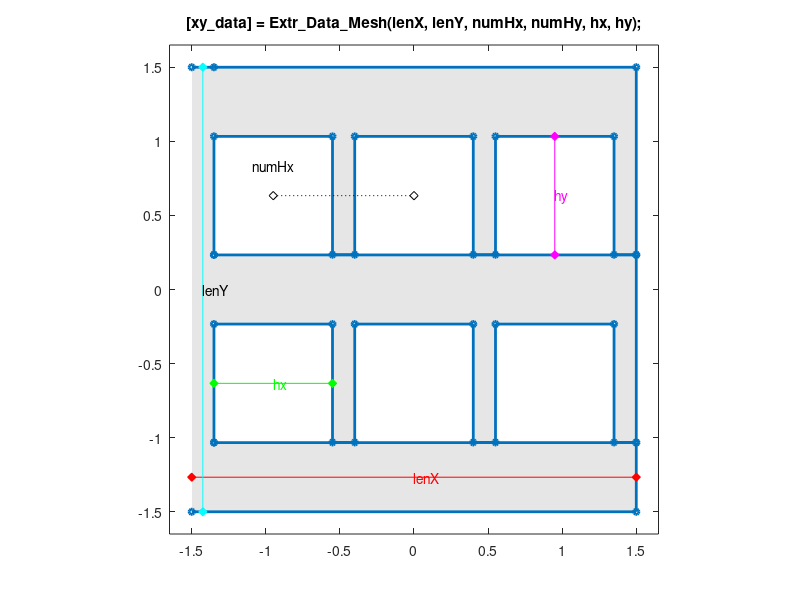

This figure's MATLAB source:
function [xy_data] = Extr_Data_Mesh(lenX, lenY, numHx, numHy, hx, hy, varargin)
%Extr_Data_Mesh Produce extrusion data for a rectangular mesh.
%   [xy_data] = Extr_Data_Mesh(lenX, lenY, numHx, numHy, hx, hy)
%   This function returns x-y data for a rectangular mesh.
%   You can specify:
%       Mesh outer width               lenX
%       Mesh outer length              lenY
%       Number of mesh holes along X   numHx
%       Number of mesh holes along Y   numHy
%       Width of mesh holes (along x)  hx
%       Length of mesh holes (along y) hy
%
%   To see a plot showing parameter values, enter the name
%   of the function with no arguments
%   >> Extr_Data_Mesh
%
%   To see a plot created with your parameter values,
%   add 'plot' as the final argument
%   >> Extr_Data_Mesh(3,3,3,2,0.8,0.8,'plot')

% Copyright 2017-2023 The MathWorks, Inc.

% Default data to show diagram
if (nargin == 0)
    lenX = 3;
    lenY = 3;
    numHx = 3;
    numHy = 2;
    hx = 0.8;
    hy = 0.8;
end

if (nargin==0 ||nargin==7)
    showplot = 'plot';
else
    showplot = 'n';
end

% Calculate extrusion data

tx = (lenX-(numHx*hx))/(numHx+1);
ty = (lenY-(numHy*hy))/(numHy+1);

self_intersect_offset = min(tx,ty)/100;


xy_data = [...
    0     0;
    lenX  0;
    lenX  ty;
    tx    ty];

for j=1:numHy
    for i=1:numHx
        append_pts = [
            tx*(i)+hx*(i-1) ty+(ty+hy)*(j-1)+self_intersect_offset;
            tx*(i)+hx*(i-1) ty+hy+(ty+hy)*(j-1);
            tx*(i)+hx*i     ty+hy+(ty+hy)*(j-1);
            tx*(i)+hx*i     ty+(ty+hy)*(j-1)+self_intersect_offset;
            ];
        xy_data = [xy_data;append_pts];
    end
    if(i==numHx)
        xy_data = [xy_data;
            lenX hy*(j-1)+ty*j+self_intersect_offset;
            lenX hy*j+ty*(j+1);
            tx   hy*j+ty*(j+1)];
    end
    if(j==numHy)
        xy_data=[xy_data;0 lenY];
    end
end

xy_data = xy_data-[lenX/2 lenY/2];

% Plot diagram to show parameters and extrusion

if (nargin == 0 || strcmpi(showplot,'plot'))
    % Figure name
    figString = ['h1_' mfilename];
    % Only create a figure if no figure exists
    figExist = 0;
    fig_hExist = evalin('base',['exist(''' figString ''')']);
    if (fig_hExist)
        figExist = evalin('base',['ishandle(' figString ') && strcmp(get(' figString ', ''type''), ''figure'')']);
    end
    if ~figExist
        fig_h = figure('Name',figString);
        assignin('base',figString,fig_h);
    else
        fig_h = evalin('base',figString);
    end
    figure(fig_h)
    clf(fig_h)
    
    % Get max axis dimension
    maxd = max(lenX,lenY);
    
    % Plot extrusion
    patch(xy_data(:,1),xy_data(:,2),[1 1 1]*0.90,'EdgeColor','none');
    hold on
    plot(xy_data(:,1),xy_data(:,2),'-','Marker','o','MarkerSize',4,'LineWidth',2);
    
    axis('equal');
    axis([-0.55 0.55 -0.55 0.55]*maxd);
    
    % Show parameters
    
    hold on
    
    plot([-0.5 0.5]*lenX,-[1 1]*(lenY-ty)/2,'r-d','MarkerFaceColor','r');
    text(0,-(lenY-ty)/2,'{\color{red}lenX}');
    
    plot(-[1 1]*(lenX-tx)/2,[-0.5 0.5]*lenY,'c-d','MarkerFaceColor','c');
    text(-(lenX-tx)/2,0,'{\color{cyan}lenY}');
    
    plot([tx tx+hx]-lenX/2,[1 1]*(ty+hy/2)-lenY/2,'g-d','MarkerFaceColor','g');
    text((tx+hx/2)-lenX/2,(ty+hy/2)-lenY/2,'{\color{green}hx}');
    
    plot([-1 -1]*(tx+hx/2)+lenX/2,-[ty ty+hy]+lenY/2,'m-d','MarkerFaceColor','m');
    text(-(tx+hx/2)+lenX/2,-(ty+hy/2)+lenY/2,'{\color{magenta}hy}');
    
    plot([tx+hx/2 2*tx+3*hx/2]-lenX/2,-[1 1]*(ty+hy/2)+lenY/2,'k:d','MarkerFaceColor','w');
    text(-lenX/2+(tx+hx/2),lenY/2-(ty+hy/4),'{\color{black}numHx}','HorizontalAlignment','center');
    
    title(['[xy\_data] = Extr\_Data\_Mesh(lenX, lenY, numHx, numHy, hx, hy);']);
    hold off
    box on
    clear xy_data
    
end
